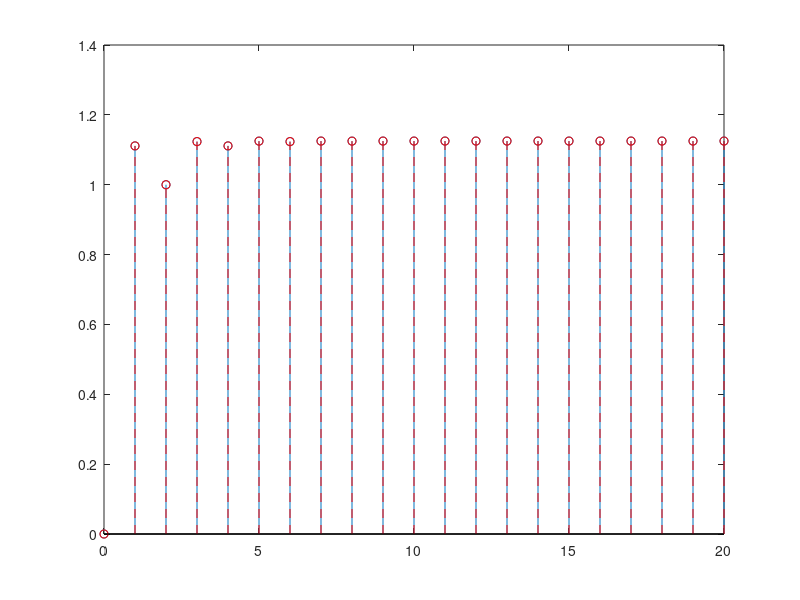

MATLAB code for this plot:
%Zi = filtic([.4 .12], [1 .4 .3], [2 1]);
%y = filter([.4 .12], [1 .4 .3], ones(1000,1));
%n = 0:999;
%n = n';
%stem(n,y)

close all
n=0:20;
x=ones(length(n),1);
y=-7/12*(1/3).^n-13/24*(-1/3).^n+9/8;
stem(n,y)

%coeficientes determinados a partir do menor atraso (x[n]) para o maior o
%atraso (x[n-...]).
%X[n] é o sinal de entrada e os seus coeficientes sao associados à entrada
%b da função 'filter'.

zi=filtic([0 1],[1 0 -1/9],[1 0]);
yf=filter([0 1],[1 0 -1/9],x,zi);
hold
stem(n,yf,'--red')
